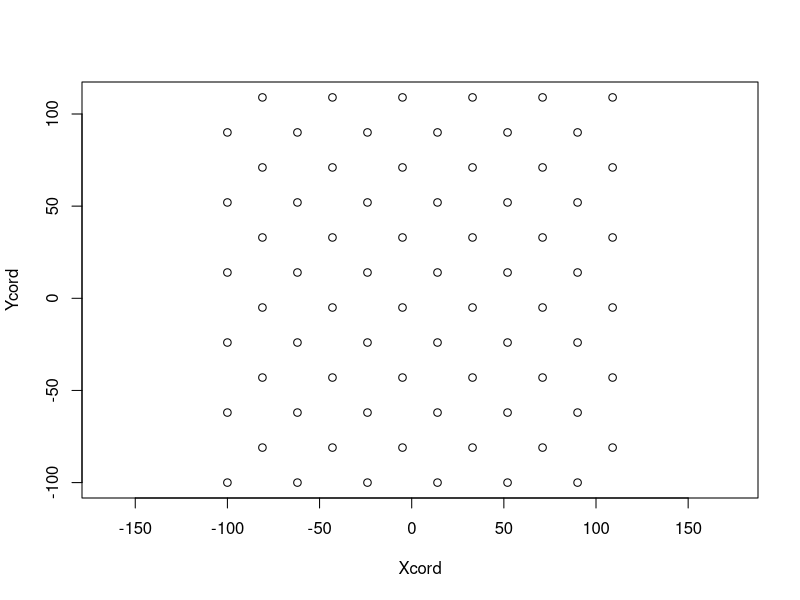

Write R code to recreate this figure.
#Triangular grid generator
#19-μm hexagonal center-to-center pitch


TriSide<-38 #unit, um whatever
Xmin<--100
Ymin<--100
Zdist<-50 #Cell to electrode Distance
ColNb<-12 #number of rows, Even numb
RowNb<-6 #number of columns, Even numb
TriHeight<-TriSide#*sin(60)
TriX1<-Xmin + TriSide*(1:(ColNb/2))-TriSide
TriX2<-Xmin-TriSide/2 + TriSide*(1:(ColNb/2))
TriY1<-Ymin + TriHeight*(1:(RowNb)) - TriHeight
TriY2<-Ymin - TriHeight/2 + TriHeight*(1:(RowNb))

grid1<-expand.grid(TriX1,TriY1)
grid2<-expand.grid(TriX2,TriY2)

Xcord<-c(grid1[[1]] ,grid2[[1]])
Ycord<-c(grid1[[2]] ,grid2[[2]])
plot(Xcord,Ycord,asp=1)
elccord<-c(Xcord, Ycord, rep(0,length(Ycord)))

write.table(elccord,"elcoord_x_y_z")
